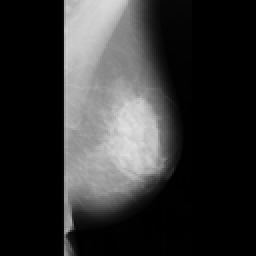
%> input picture mias/mdb212.pgm, 128 x 128 px, shrunk from 1024 x 1024 before the run (shown 2 times larger)
$ octave seg_k.m   (GNU Octave 9; MATLAB toolbox functions it lacks are replaced by stand-ins)
%> lines starting %> are read from the running program, lines starting %| are printed output that depends on the picture; in (x1, y1, x2, y2) boxes, pixels count from 0 and x2, y2 are one past the last pixel; in counts of white or black regions, pixels touching at a corner belong together; the program's own positions count from 1
### PSMF.m
%%

function Y = PSMF(x)
x = double(x);
WF = 3; ND = 3;T = 40;a = 65;b = -50;
M = medfilt2(x,[7 7]);
N = abs(x - M);
N(N>T)=0;
N = N ~= 0;
N = double(N);
R = sum(N(:))/(size(x,1) * size(x,2));
if R <= 0.25
    WD = 5;
else
    WD = 7;
end
TD = a + (b * R);
z = IMPDET(x,ND,WD,TD);
Y = NF(x,z,WF);

%% Impulse Detection
function F1 = IMPDET(x,ND,WD,TD)
X = x;
M = medfilt2(X,[WD WD]);
D = abs(X - M);
F = zeros(size(x));
F(D>=TD)=1;
F1 = F;
X(F1==F)=X(F1==F);
X(F1~=F)=M(F1~=F);
for i = 1:ND-1
    M = medfilt2(X,[WD WD]);
    F1(abs(X - M)<TD)=F(abs(X - M)<TD);
    F1((X - M)>=TD)=1;
    X(F1==F)=X(F1==F);
    X(F1~=F)=M(F1~=F);
    F = F1;
end
return;

%% Noise Filtering
function Y = NF(x,f,WF)
g = f;
Y = x;
Y1 = Y;
g1 = g;
s = sum(g(:));
while s ~= 0
    M = medfilt2(Y,[WF WF]);
    Y1(g==1)=M(g==1);
    g1(Y~=Y1)=0;
    Y = Y1;
    g = g1;
    s1 = sum(g(:));
    if s1 ~= s
        s = s1;
    else
        s = 0;
    end
end
return;

### nafsm.m
% Noise adaptive fuzzy switching median filter for salt-and-pepper noise

function y = NAFSM(x)

x = padarray(x,[3 3],'replicate');
x = double(x);

M = x;
y =x;

N = zeros(size(x));
N(x~=0 & x~=255) = 1;

smax = 3;

[xlen ylen] =size(x);
T1 =10;
T2 = 30;


for i=4:1:xlen-3
    for j=4:1:ylen-3

        if N(i,j) == 0
            s = 1;
            g = N(i-s:i+s,j-s:j+s);

            while sum(g(:)<1) && s<smax
                s = s+1;
                g = N(i-s:i+s,j-s:j+s);
            end % while

            if s<=smax && sum(g(:)>0)

               clear tmp;
               tmp = x(i-s:i+s,j-s:j+s);
               tmp = tmp(g(:)==1);

               M(i,j) = median(tmp(:));

            else

               M(i,j) = median([x(i-1,j-1),x(i,j-1),x(i+1,j-1),x(i-1,j)]);

            end % if s>smax

        end % if N(i,j) == 0
    end
end % for i=4:1:xlen-3

for i=4:1:xlen-3
    for j=4:1:ylen-3

        if N(i,j) == 0
            clear tmp;
            tmp = abs(x(i-1:i+1,j-1:j+1)-x(i,j)*ones(3,3));

            d = max(tmp(:));

            if d<T1
                f = 0;
            else
                if d>=T1 && d<T2
                    f = (d-T1)/(T2-T1);
                else
                    f =1;
                end
            end % d<T1

            y(i,j) = (1-f)*x(i,j)+f*M(i,j);
        end %  if N(i,j) == 0

    end
end % for i=4:1:xlen-3

y = uint8(y(4:xlen-3,4:ylen-3));

### fcm_updated.m
function immm=fcm_updated(img)
%close all
%img=imread('E:\aami_project\mias\mdb023.pgm');
img=double(img);
%figure(1)
%imshow(uint8(img))
[maxX,maxY]=size(img);
imm=cat(3,img,img);
%%%%%%%%%%%%%%%%
cc1=45;
cc2=250;
%cc1=randi([1,255],1,1)
%cc2=randi([200,255],1,1)

ttFcm=0;
while(ttFcm<10)
    ttFcm=ttFcm+1

    c1=repmat(cc1,maxX,maxY);
    c2=repmat(cc2,maxX,maxY);
    if ttFcm==1
        test1=c1; test2=c2;
    end
    c=cat(3,c1,c2);

    ree=repmat(0.000001,maxX,maxY);
    ree1=cat(3,ree,ree);

    distance=imm-c;
    distance=distance.*distance+ree1;

    daoShu=1./distance;

    daoShu2=daoShu(:,:,1)+daoShu(:,:,2);
    distance1=distance(:,:,1).*daoShu2;
    u1=1./distance1;
    distance2=distance(:,:,2).*daoShu2;
    u2=1./distance2;

    ccc1=sum(sum(u1.*u1.*img))/sum(sum(u1.*u1));
    ccc2=sum(sum(u2.*u2.*img))/sum(sum(u2.*u2));

    tmpMatrix=[abs(cc1-ccc1)/cc1,abs(cc2-ccc2)/cc2];
    pp=cat(3,u1,u2);

    for i=1:maxX
        for j=1:maxY
            if max(pp(i,j,:))==u1(i,j)
                IX2(i,j)=1;

            else
                IX2(i,j)=2;
            end
        end
    end
    %%%%%%%%%%%%%%%
   if max(tmpMatrix)<0.0001
         break;
  else
         cc1=ccc1;
         cc2=ccc2;

  end

 for i=1:maxX
       for j=1:maxY
            if IX2(i,j)==2
            immm(i,j)= 255;
                 else
            immm(i,j)=0;
       end
    end
end
%%%%%%%%%%%%%%%%%%
%figure(ttFcm);

%imshow(uint8(immm)),title('iter : ' + ttFcm );
tostore=uint8(immm);
%imwrite(tostore,'fuzzysegmented');
end
% [5 lines of commented-out code are left out]
            immm(i,j)=0 + (u2(i,j) * 255);
     % [5 lines of commented-out code are left out]

%%%%%%%%%%%%%%%%%%
% [5 lines of commented-out code are left out]

disp('The final cluster centers are');
ccc1
ccc2

### seg_k.m
clear all
clear all
close all
x=imread('g:\aami_project\mias\mdb212.pgm');
%> x is the input picture: size 128x128 uint8; min 0, max 224, mean 49
isp=imnoise(x,'salt & pepper',0.8);
b=medfilt2(isp,[7,7]);


 b1=PSMF(isp);
%> in PSMF, `N = N ~= 0;`:
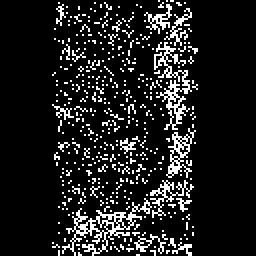
%> N: size 128x128 logical (shown 2 times larger); 12.1% white in thin lines or dots, all inside (x1, y1, x2, y2) = (26, 0, 99, 128)
%> in PSMF, `R = sum(N(:))/(size(x,1) * size(x,2));`: R = 0.121
%> in PSMF, `TD = a + (b * R);`: TD = 58.97
%> in IMPDET, `F(D>=TD)=1;`:
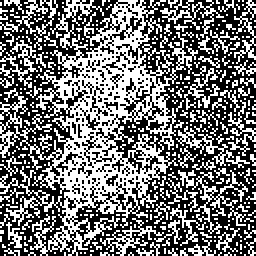
%> F: size 128x128 double (shown 2 times larger); values 0 (black) and 1 (white), 44.8% white in thin lines or dots
%> in NF, `s = sum(g(:));`: s = 7339
%> the loop in NF, `while s ~= 0` made 7 passes
%> (s1, s) on passes 1 to 7: (2210, 2210), (1199, 1199), (937, 937), (855, 855), (824, 824), (819, 819), (819, 0)
%> pass 1, in NF, `g = g1;`:
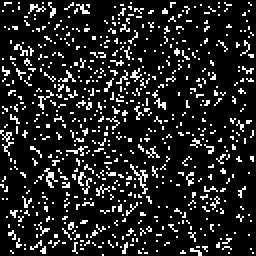
%> g: size 128x128 double (shown 2 times larger); values 0 (black) and 1 (white), 13.5% white in thin lines or dots
%> after the loop in NF, `while s ~= 0`: g1: size 128x128 double; values 0 (black) and 1 (white), 5% white in thin lines or dots
 b2= nafsm(isp);
%> in NAFSM, `N(x~=0 & x~=255) = 1;`: N: size 134x134 double; values 0 (black) and 1 (white), 9.2% white in thin lines or dots, all inside (x1, y1, x2, y2) = (32, 0, 99, 134)
%> after the loop in NAFSM, `for i=4:1:xlen-3`:
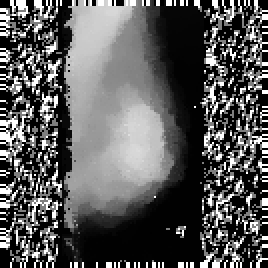
%> M: size 134x134 double (shown 2 times larger); min 0, max 255, mean 89.7
%> after the loop in NAFSM, `for i=4:1:xlen-3`: g = [0 0 0 0 0 0 0; 0 0 0 0 0 0 0; 0 0 0 0 0 0 0; 0 0 0 0 0 0 0; 0 0 0 0 0 0 0; 0 0 0 0 0 0 0; 0 0 0 0 0 0 0]; s = 3; tmp = [1; 1; 1; 1; 1]
%> after the loop in NAFSM, `for i=4:1:xlen-3`: d = 255; f = 1; tmp = [255 255 255; 255 0 0; 255 0 0]
%> in NAFSM, `y = uint8(y(4:xlen-3,4:ylen-3));`:
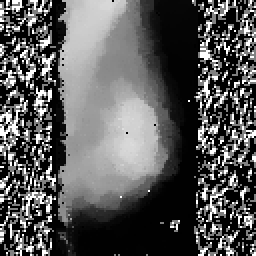
%> y: size 128x128 uint8 (shown 2 times larger); min 0, max 255, mean 88.5
  b1=uint8(b1);
figure(1);
subplot(1,2,1);imshow(x),title('original image');
subplot(1,2,2);imshow(isp),title('noisy image');
figure(2);
subplot(1,2,1);imshow(isp),title('noisy image');

subplot(1,2,2);imshow(uint8(b2)),title('filtered image');

%kmeans segmentation
%.........................................................
xx=b2;
y= b2;
nrows = size(y,1)
%> nrows = 128
ncols = size(y,2)
%> ncols = 128
y= y(:);

[cid, centr] = kmeans(y(:),4);
%> centr = [5.48; 127.1; 254.9; 185]
size(cid)
%> ans = [16384 1]
pixel_labels = reshape(cid,nrows,ncols);
figure(4);
subplot(1,2,1);imshow(uint8(b2)),title('filtered image');
subplot(1,2,2);imshow(pixel_labels,[]),title('kmeans clustered image');

%%%%%%%%%%%%%%%%%%%%%%%%%%%%%%%%%%%%%%%%%%%%%%%%%%%%%%%%%%%%%%%
%--------------------------------------------------------------

%fcm segmentation

%%%%%%%%%%%%%%%%%%%%%%%%%%%%%%%%%%%%%%%%%%%%%%%%%%%%%%%%%%%%%%

%------------------------------------------------------------------

immm=fcm_updated(xx);
%> the loop in fcm_updated, `while(ttFcm<10)` made 10 passes
%> (ccc1, ccc2, tmpMatrix, cc1, cc2) on passes 1 to 10: (33.99, 204.2, [0.245 0.183], 33.99, 204.2), (17.47, 183.8, [0.486 0.0999], 17.47, 183.8), (10.06, 173.5, [0.424 0.0562], 10.06, 173.5), (8.04, 169.5, [0.2 0.023], 8.04, 169.5), (7.55, 168.2, [0.0618 0.00768], 7.55, 168.2), (7.42, 167.8, [0.0174 0.00237], 7.42, 167.8), (7.38, 167.7, [0.00496 0.00071], 7.38, 167.7), (7.37, 167.6, [0.00145 0.000211], 7.37, 167.6), (7.36, 167.6, [0.000426 6.25e-05], 7.36, 167.6), (7.36, 167.6, [0.000126 1.85e-05], 7.36, 167.6)
%> pass 1, in fcm_updated, `u1=1./distance1;`:
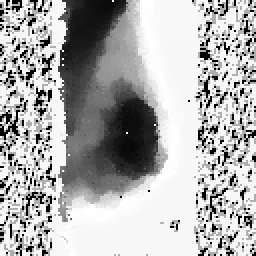
%> u1: size 128x128 double (shown 2 times larger); min 0.000567, max 1, mean 0.687
%> after the loop in fcm_updated, `while(ttFcm<10)`:
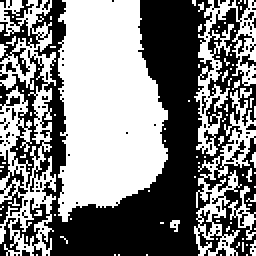
%> IX2: size 128x128 double (shown 2 times larger); values 1 (black) and 2 (white), 50.8% white; 102 black regions (97 under 20 px), largest, box (x1, y1, x2, y2) and area: (0, 0, 128, 128) 7427, (0, 75, 14, 112) 187, (0, 109, 10, 128) 77, (113, 70, 123, 81) 29, (120, 27, 128, 34) 26
%> after the loop in fcm_updated, `while(ttFcm<10)`: test1: size 128x128 double; every value is 45
%> after the loop in fcm_updated, `while(ttFcm<10)`: test2: size 128x128 double; every value is 250
%> after the loop in fcm_updated, `while(ttFcm<10)`: ttFcm = 10
%> in fcm_updated, `immm(i,j)=0 + (u2(i,j) * 255);`: immm: size 128x128 double; min 0, max 255, mean 129.6
%> in fcm_updated, `ccc1`: ccc1 = 7.36
%> in fcm_updated, `ccc2`: ccc2 = 167.6

figure(5);
subplot(1,2,1);imshow(uint8(b2)),title('filtered image');
subplot(1,2,2);imshow(uint8(immm)),title('fuzzy');

%[ri,gce,vi]=compare_segmentations(pixel_labels,immm)
pixel_labels=uint8(pixel_labels);
%> pixel_labels: size 128x128 uint8
immm=uint8(immm);
mse_kmeans=immse(pixel_labels,x);
%> mse_kmeans = 7594.6
mse_fcm=immse(immm,x);
%> mse_fcm = 18076.8
d_kmeans = sum((x(:)-pixel_labels(:)).^2) / prod(size(x));
%> d_kmeans = 90.14
psnr_kmeans = 10*log10(255*255/d_kmeans)
%> psnr_kmeans = 28.58
d_fcm = sum((x(:)-immm(:)).^2) / prod(size(x));
%> d_fcm = 20.97
psnr_fcm = 10*log10(255*255/d_fcm)
%> psnr_fcm = 34.91
